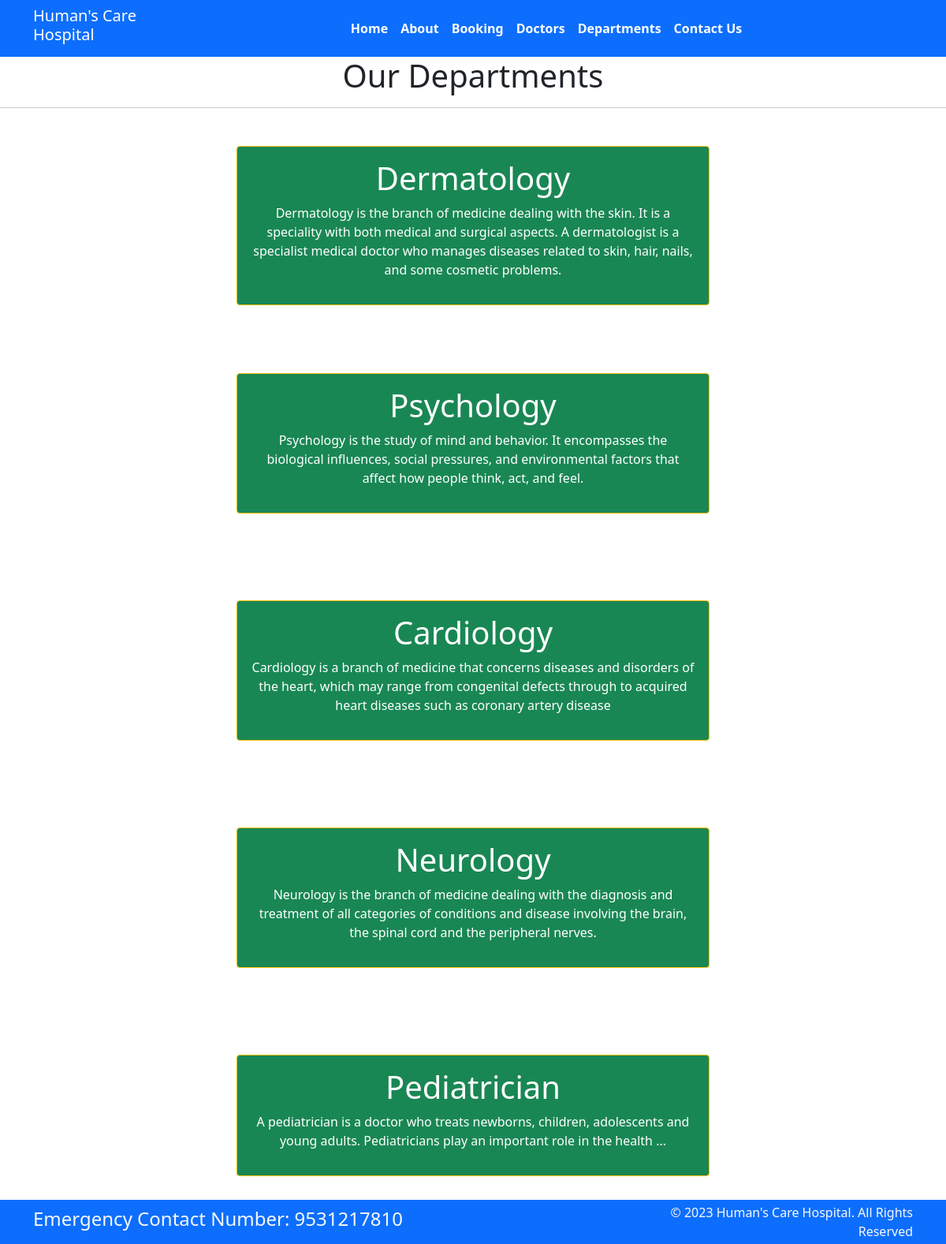
Screenshot of /department with the database file from the repository.
### home/models.py (models this page shows, shortened)
class Departments(models.Model):
    dep_name=models.CharField(max_length=100)
    dep_decs=models.TextField()

### home/views.py (the view)
# urls.py: path('department',views.department,name='department'),
def department(request):
    dict_dept={
         'dept':Departments.objects.all()
    }
    return render(request,'department.html',dict_dept)

### templates/department.html (shortened to what this page needs)
{% extends 'base.html' %}
{% block content %}
<h1 class="text-center">Our Departments</h1>
<hr>
{% for d in dept %}
<div style=" align-items: center; justify-content: center; height: 30vh;">
    <div class="mx-auto max-auto w-50 bg-success text-center text-white p-3 my-5 border border-warning rounded">
        <h1>{{d.dep_name}}</h1>
        <p>{{d.dep_decs}}</p>
    </div>
</div>
{% endfor %}
{% endblock %}

### templates/base.html (style rules this page uses)
body { animation: animatedBackground 10s ease infinite; }

### rows the page displays
Departments: dep_name "Dermatology", dep_decs "Dermatology is the branch of medicine dealing with the skin. It is a speciality with both medical and surgical aspects. A dermatologist is a specialist medical doctor who manages diseases related to skin, hair, nails, and some cosmetic problems."
Departments: dep_name "Psychology", dep_decs "Psychology is the study of mind and behavior. It encompasses the biological influences, social pressures, and environmental factors that affect how people think, act, and feel."
Departments: dep_name "Cardiology", dep_decs "Cardiology is a branch of medicine that concerns diseases and disorders of the heart, which may range from congenital defects through to acquired heart diseases such as coronary artery disease"
Departments: dep_name "Neurology", dep_decs "Neurology is the branch of medicine dealing with the diagnosis and treatment of all categories of conditions and disease involving the brain, the spinal cord and the peripheral nerves."
Departments: dep_name "Pediatrician", dep_decs "A pediatrician is a doctor who treats newborns, children, adolescents and young adults. Pediatricians play an important role in the health ..."
